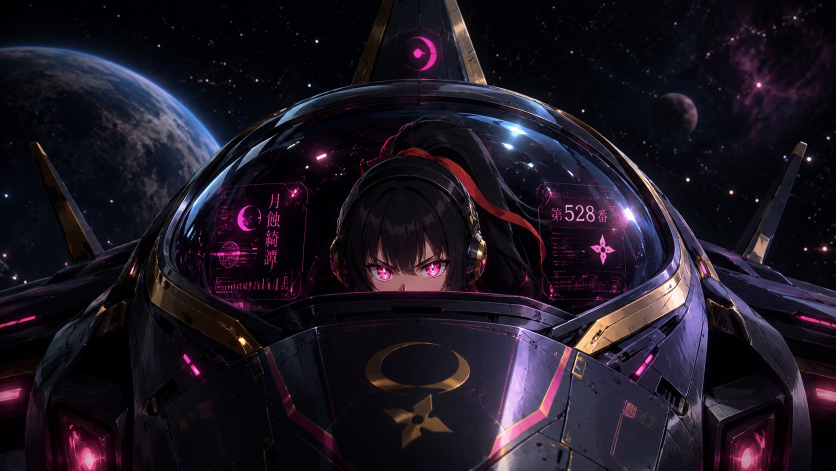
#> input picture image01.jpg, 1672 x 941 px (shown at 1/2 size)
$ python make_rescue_assets.py ../image01.jpg
#> lines starting #> are read from the running program, lines starting #| are printed output that depends on the picture
#!/usr/bin/env python3
"""CNP キャラ画像を、咲耶スクランブルの救出対象アセットに変換する。

やること:
  1. 背景除去   … 四隅の色を背景色とみなし、近い色を透明にする（透過済みなら素通り）
  2. 余白トリム … 不透明ピクセルの外接矩形まで切り詰める
  3. 正方形化   … 中央寄せ + 一定の余白（ゲーム内で拡縮しても比率が崩れない）
  4. リサイズ   … 既定 256x256 の PNG として assets/cnp/ に書き出す

使い方:
    python3 tools/make_rescue_assets.py 元画像1.png 元画像2.jpg ...

  与えた順に cnp01.png, cnp02.png, ... という名前で出力する。
  出力名を自分で決めたい場合は --name を使う（入力と同数を並べる）:

    python3 tools/make_rescue_assets.py a.png b.png --name leelee luna

  背景が複雑で四隅から拾えない場合は --no-bg-removal を付けて、
  透過済みの画像だけを渡すこと。

必要: Pillow  (pip install pillow)
"""

import argparse
import sys
from pathlib import Path

try:
    from PIL import Image
except ImportError:
    sys.exit("Pillow が必要です:  pip install pillow")

OUT_DIR = Path(__file__).resolve().parent.parent / "assets" / "cnp"


def remove_flat_background(img, tolerance):
    """四隅から背景色を推定し、それに近いピクセルを透明にする。

    四隅の色がばらついている場合（＝背景が単色でない）は、誤って
    キャラ本体を削るほうが害が大きいので、何もせずに返す。
    """
    px = img.load()
    w, h = img.size
    corners = [px[0, 0], px[w - 1, 0], px[0, h - 1], px[w - 1, h - 1]]

    # 既に四隅が透明なら、透過済みの画像とみなして触らない
    if all(c[3] == 0 for c in corners):
        return img

    for i in range(1, 4):
        if sum(abs(corners[i][k] - corners[0][k]) for k in range(3)) > tolerance:
            print("  ! 四隅の色がばらついているため背景除去をスキップしました", file=sys.stderr)
            return img

    bg = corners[0]
    for y in range(h):
        for x in range(w):
            r, g, b, a = px[x, y]
            if a and sum(abs(v - c) for v, c in zip((r, g, b), bg[:3])) <= tolerance:
                px[x, y] = (r, g, b, 0)
    return img


def trim_and_square(img, pad_ratio):
    """不透明部分まで切り詰め、余白付きの正方形キャンバスに中央配置する。"""
    bbox = img.getbbox()
    if bbox:
        img = img.crop(bbox)

    side = int(max(img.size) * (1 + pad_ratio * 2))
    canvas = Image.new("RGBA", (side, side), (0, 0, 0, 0))
    canvas.paste(img, ((side - img.width) // 2, (side - img.height) // 2))
    return canvas


def main():
    ap = argparse.ArgumentParser(description=__doc__, formatter_class=argparse.RawDescriptionHelpFormatter)
    ap.add_argument("sources", nargs="+", type=Path, help="元画像のパス")
    ap.add_argument("--name", nargs="*", default=None, help="出力名（拡張子なし）。入力と同数")
    ap.add_argument("--size", type=int, default=256, help="出力の一辺(px)。既定 256")
    ap.add_argument("--pad", type=float, default=0.06, help="キャラ周囲の余白比率。既定 0.06")
    ap.add_argument("--tolerance", type=int, default=30, help="背景色とみなす許容差。既定 30")
    ap.add_argument("--no-bg-removal", action="store_true", help="背景除去をせず、透過済みとして扱う")
    args = ap.parse_args()

    if args.name and len(args.name) != len(args.sources):
        sys.exit(f"--name は入力と同数にしてください（入力 {len(args.sources)} / 名前 {len(args.name)}）")

    missing = [p for p in args.sources if not p.exists()]
    if missing:
        sys.exit("見つかりません: " + ", ".join(str(p) for p in missing))

    OUT_DIR.mkdir(parents=True, exist_ok=True)

    for i, src in enumerate(args.sources):
        name = args.name[i] if args.name else f"cnp{i + 1:02d}"
        img = Image.open(src).convert("RGBA")
        print(f"{src.name}  {img.width}x{img.height}")
#| image01.jpg  1672x941

        if not args.no_bg_removal:
            img = remove_flat_background(img, args.tolerance)
#> in remove_flat_background, `corners = [px[0, 0], px[w - 1, 0], px[0, h - 1], px[w - 1, h - 1]]`: corners = [(0, 0, 0, 255), (2, 1, 6, 255), (8, 7, 15, 255), (1, 0, 5, 255)]
#> in remove_flat_background, `bg = corners[0]`: bg = (0, 0, 0, 255)
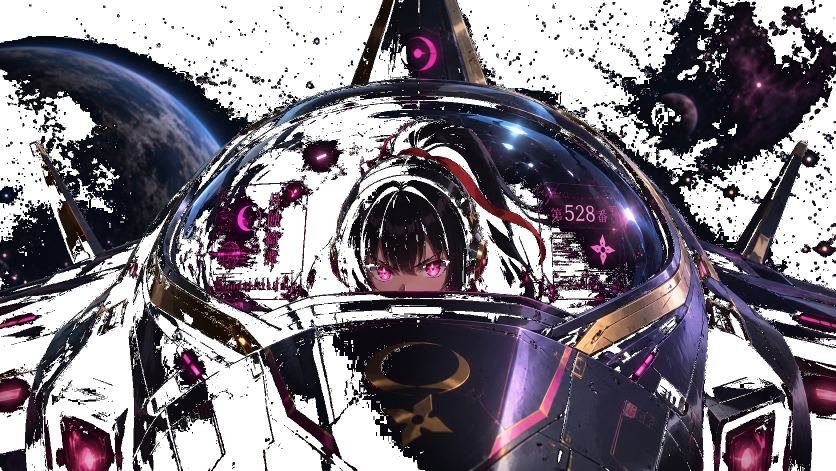
#> img: PIL image 1672x941 RGBA (shown at 1/2 size); mean R, G, B, A 29.4, 22.8, 33.9, 156.4; transparent parts drawn white

        img = trim_and_square(img, args.pad)
#> in trim_and_square, `bbox = img.getbbox()`: bbox = (0, 0, 1672, 941)
#> in trim_and_square, `canvas = Image.new("RGBA", (side, side), (0, 0, 0, 0))`: canvas: PIL image 1872x1872 RGBA; every value is 0
#> in trim_and_square, `canvas.paste(img, ((side - img.width) // 2, (side - img.height) // 2))`:
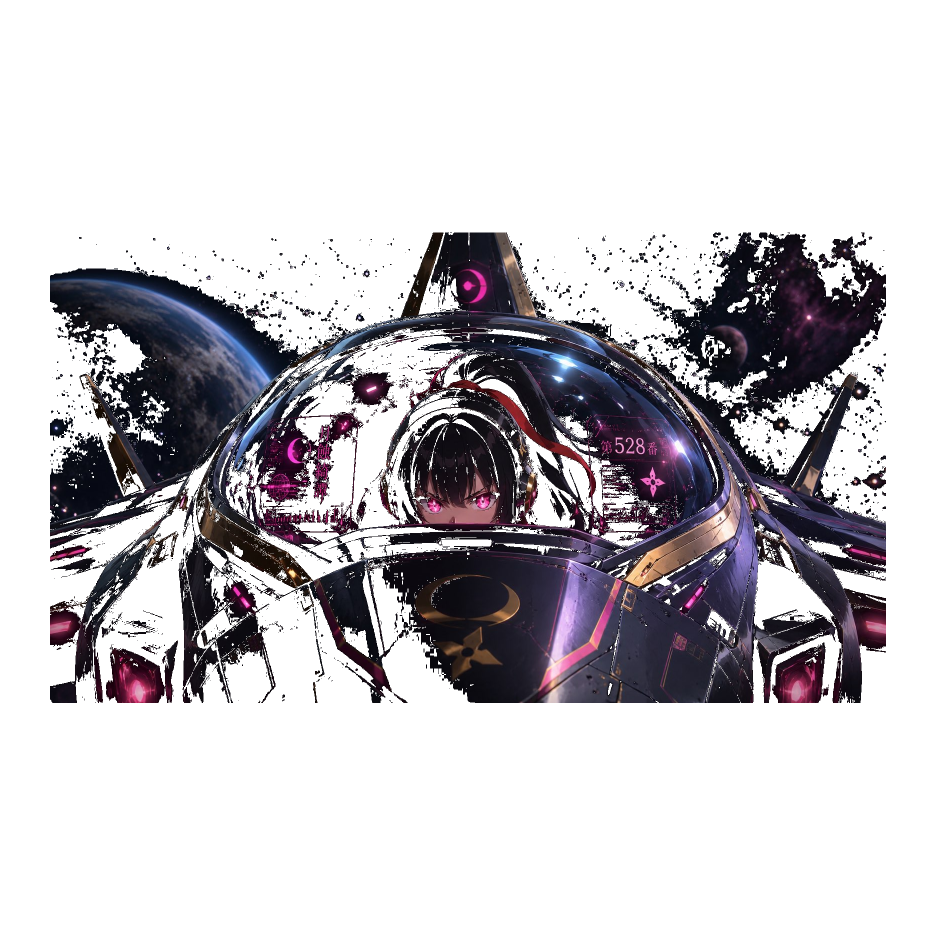
#> canvas: PIL image 1872x1872 RGBA (shown at 1/2 size); mean R, G, B, A 13.2, 10.2, 15.2, 70.2; transparent parts drawn white
        img = img.resize((args.size, args.size), Image.LANCZOS)
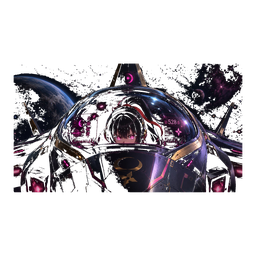
#> img: PIL image 256x256 RGBA; mean R, G, B, A 14.4, 11, 16, 70.2; transparent parts drawn white

        out = OUT_DIR / f"{name}.png"
        img.save(out)
        print(f"  -> {out.relative_to(OUT_DIR.parent.parent)}  {args.size}x{args.size}")

    print(f"\n{len(args.sources)} 件を書き出しました。index.html をリロードすれば反映されます。")


if __name__ == "__main__":
    main()
